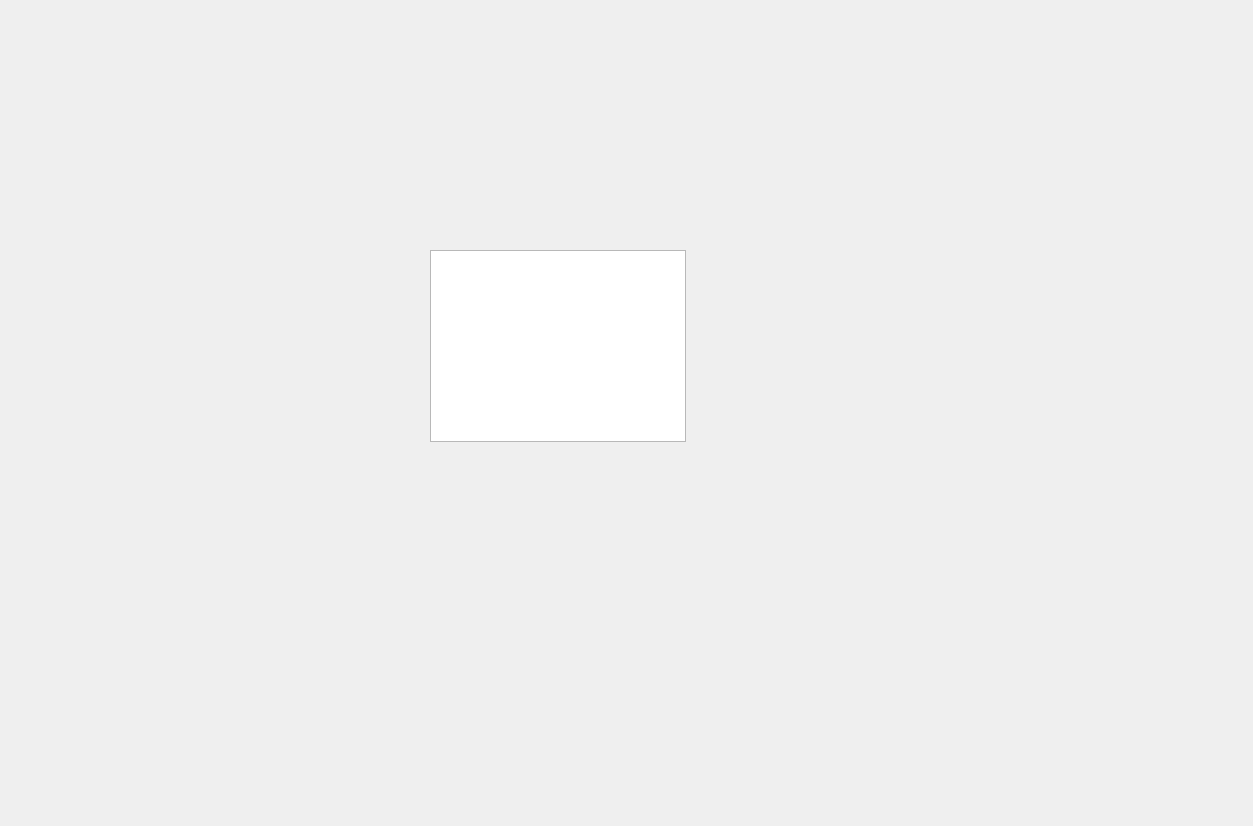
<?xml version="1.0" encoding="UTF-8"?>
<ui version="4.0">
 <class>listofbooks</class>
 <widget class="QDialog" name="listofbooks">
  <property name="geometry">
   <rect>
    <x>0</x>
    <y>0</y>
    <width>1253</width>
    <height>826</height>
   </rect>
  </property>
  <property name="windowTitle">
   <string>Dialog</string>
  </property>
  <widget class="QListWidget" name="listWidget">
   <property name="geometry">
    <rect>
     <x>430</x>
     <y>250</y>
     <width>256</width>
     <height>192</height>
    </rect>
   </property>
  </widget>
 </widget>
 <resources/>
 <connections/>
</ui>
